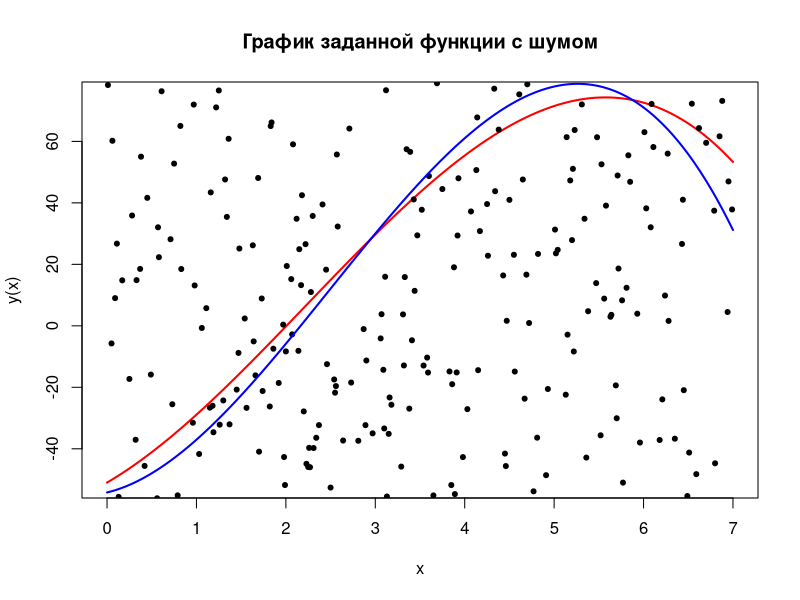
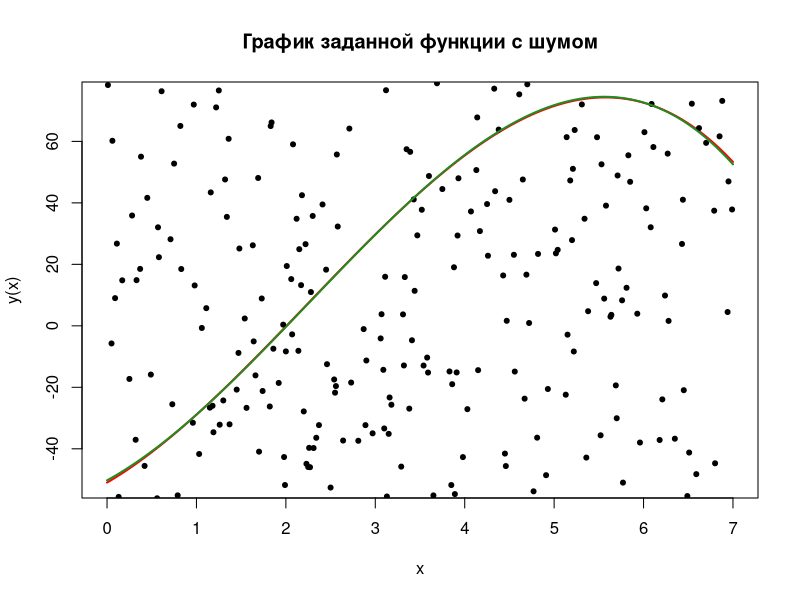

The R script that drew these images, in order:
## ---- chunk 1
knitr::opts_chunk$set(echo = TRUE)
## ---- chunk 2
# Задание параметров эксперимента -----------------------------------------
x <- seq(0, 7, 0.01)
len_var <- length(x)
n <- 3
a <- c(-51, 17, 6, -0.9)
sd_coeff <- 160
mean_coeff <- 0
iterations <- 1000
## ---- chunk 3
# Задание матрицы входов и выходов ----------------------------------------
y_func <- function(n, x, a, noise) {
    # Здесь ваш код
    return(list(X = NULL, y = NULL))
}
## ---- chunk 4
# Задание матрицы входов и выходов ----------------------------------------
y_func <- function(n, x, a, noise) {
    stopifnot(length(a) == (n + 1))
    X <- matrix(ncol = (n + 1), nrow = length(x))
    for (i in 0:n) {
        X[, i + 1] <- x^i
    }
    y <- X[, 1:(n + 1)] %*% a + noise
    return(list(matrix_input = X, vector_output = y))
}
## ---- chunk 5
regression_model <- function(X, y) {
    # Ваш код здесь
}

## ---- chunk 6
regression_model <- function(X, y) {
    return(as.vector(solve(t(X) %*% X) %*% t(X) %*% y))
}
## ---- chunk 7
get_output <- function(x, a) {
    # Ваш код здесь
}
## ---- chunk 8
get_output <- function(x, a) {
    y <- numeric(length = length(x))
    for (i in 1:length(a)) {
        y <- y + a[i] * (x ^ (i - 1))
    }
    return(y)
}
## ---- chunk 9

Monte_Carlo_method <- function(n, x, a, mean_coeff, sd_coeff, iterations) {
    # Ваш код здесь
}
## ---- chunk 10
Monte_Carlo_method <- function(n, x, a, mean_coeff, sd_coeff, iterations) {
    len_var <- length(x)
    A <- matrix(nrow = iterations, ncol = length(a))
    for (iter in 1:iterations) {
        X_monte <- y_func(n = n, x = x, a = a, noise = rnorm(len_var, mean_coeff, sd_coeff))
        a_monte <- regression_model(X_monte[[1]], X_monte[[2]])
        A[iter, ] <- a_monte
    }
    return(apply(A, 2, mean))
}
## ---- chunk 11
data <- y_func(n = n, x = x, a = a, noise = rnorm(len_var, mean_coeff, sd_coeff))
y <- get_output(x, a)

a_regr <- regression_model(data[[1]], data[[2]])
y_regr <- get_output(x, a_regr)

a_monte <- Monte_Carlo_method(n, x, a, mean_coeff, sd_coeff, iterations)
y_monte <- get_output(x, a_monte)

print(a - a_regr)
print(a - a_monte)

## ---- chunk 12
# отрисовка графика, полученного в результате моделирования с шумом -------
plot(x = x, y = y, 
     type = "l", lwd = 2, col = "red",
     main = "График заданной функции с шумом",
     ylab = "y(x)", xlab = "x")
points(x = x, y = data[[2]], 
       type = "p", cex = 1, 
       pch = 20, col = "black")
lines(y = y_regr, x = x, 
      col = "blue", lwd = 2)
## ---- chunk 13
plot(x = x, y = y, 
     type = "l", lwd = 2, col = "red",
     main = "График заданной функции с шумом",
     ylab = "y(x)", xlab = "x")
points(x = x, y = data[[2]], 
       type = "p", cex = 1, 
       pch = 20, col = "black")
lines(y = y_monte, x = x, 
      col = "forestgreen", 
      lwd = 2)
